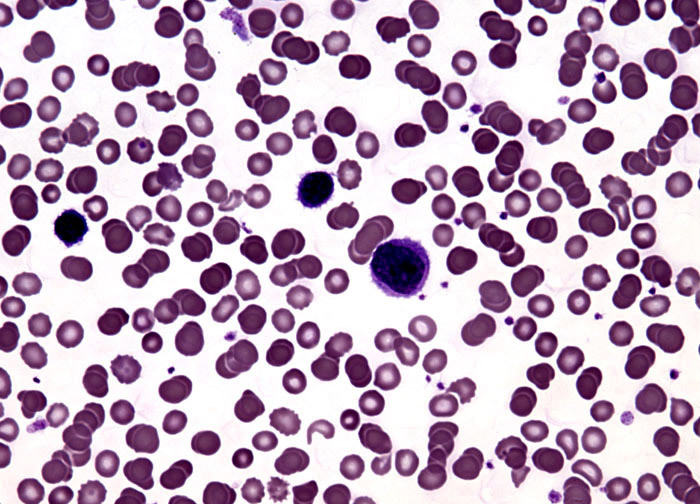
#> input picture upload/cells.jpg, 700 x 504 px
$ python init2.py
#> lines starting #> are read from the running program, lines starting #| are printed output that depends on the picture; after the words box and inside, x2 and y2 are one past the last pixel; in counts of white or black regions, pixels touching at a corner belong together
import cv2
import numpy as np
import math

image = cv2.imread("upload/cells.jpg")
#> image is the input picture: shape (504, 700, 3); mean B, G, R 187.7, 166, 189.4
original = image.copy()
hsv = cv2.cvtColor(image, cv2.COLOR_BGR2HSV)
#> hsv: shape (504, 700, 3); mean H, S, V 118.3, 62.3, 192.2

hsv_lower = np.array([156,60,0])
hsv_upper = np.array([179,115,255])
mask = cv2.inRange(hsv, hsv_lower, hsv_upper)
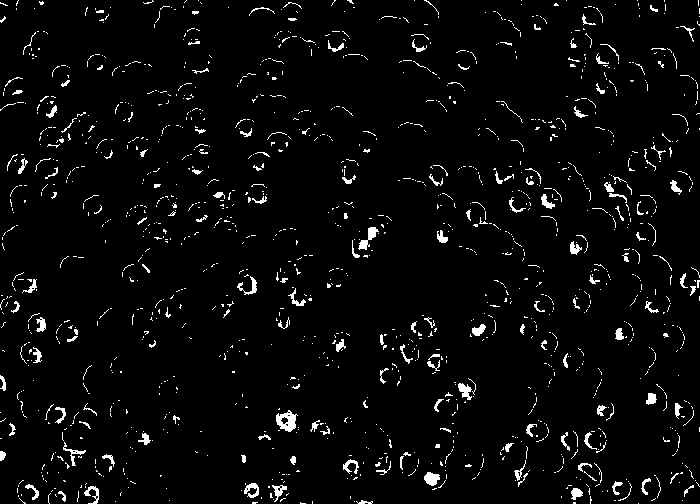
#> mask: shape (504, 700); 3.6% white in thin lines or dots
kernel = cv2.getStructuringElement(cv2.MORPH_ELLIPSE, (3,3))
opening = cv2.morphologyEx(mask, cv2.MORPH_OPEN, kernel, iterations=1)
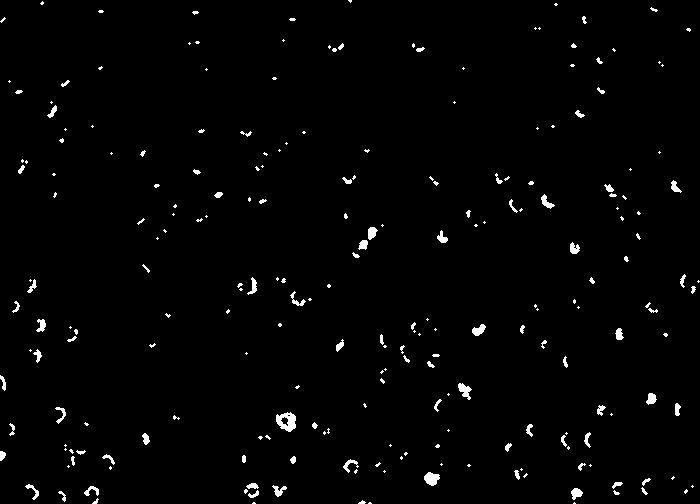
#> opening: shape (504, 700); 1.6% white; 231 white regions (142 under 20 px), largest, box (x1, y1, x2, y2) and area: (276, 412, 296, 432) 256, (424, 472, 440, 486) 153, (458, 383, 472, 400) 125
close = cv2.morphologyEx(opening, cv2.MORPH_CLOSE, kernel, iterations=2)
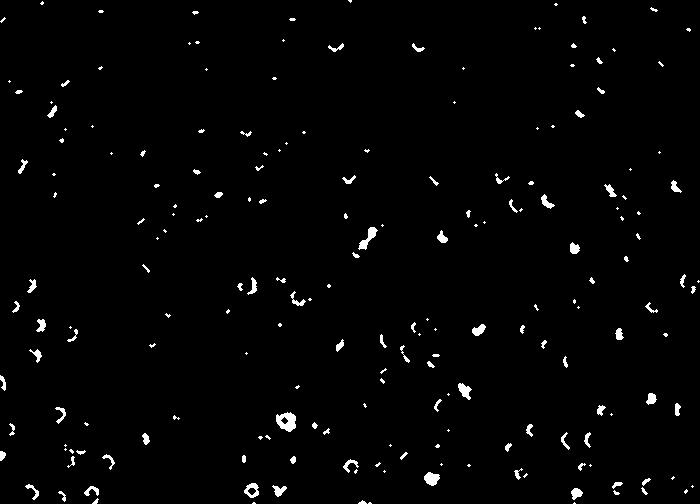
#> close: shape (504, 700); 1.7% white; 199 white regions (107 under 20 px)

cnts = cv2.findContours(close, cv2.RETR_EXTERNAL, cv2.CHAIN_APPROX_SIMPLE)
#> cnts = 199 contours, 140 with area under 20; largest, box (x1, y1, x2, y2) and area: (276, 412, 296, 432) 266, (244, 483, 259, 498) 142, (358, 227, 378, 250) 141, (424, 472, 440, 486) 134, (458, 383, 472, 400) 110
cnts = cnts[0] if len(cnts) == 2 else cnts[1]

minimum_area = 200
average_cell_area = 200
connected_cell_area = 500
cells = 0
for c in cnts:
    area = cv2.contourArea(c)
    if area > minimum_area:
        cv2.drawContours(original, [c], -1, (36,255,12), 2)
        if area > connected_cell_area:
            cells += math.ceil(area / average_cell_area)
        else:
            cells += 1
#> this loop made 199 passes
#> (area, cells) on pass 56: (265.5, 1)
#> area on passes 6, 9, 11, 13, 14, 15: 22, 78, 55, 74.5, 49.5, 142
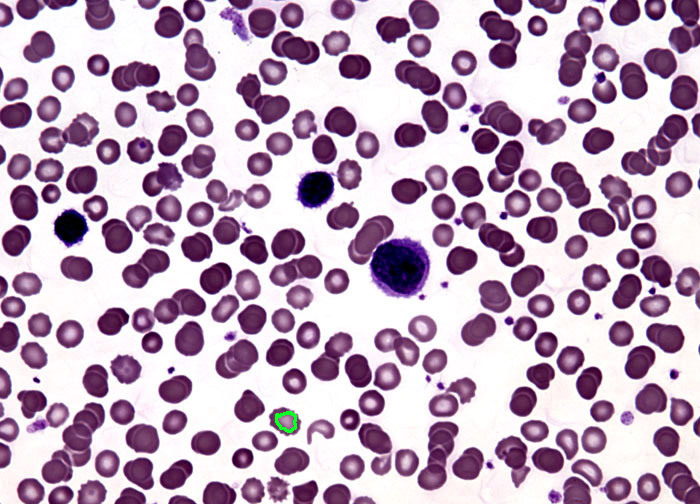
#> original: shape (504, 700, 3); 0.06% of pixels changed, all inside (x1, y1, x2, y2) = (275, 411, 297, 433)
#> after the loop, cells = 1
print('Cells: {}'.format(cells))
#| Cells: 1
cv2.imshow('close', close)
cv2.imshow('original', original)
cv2.waitKey()
